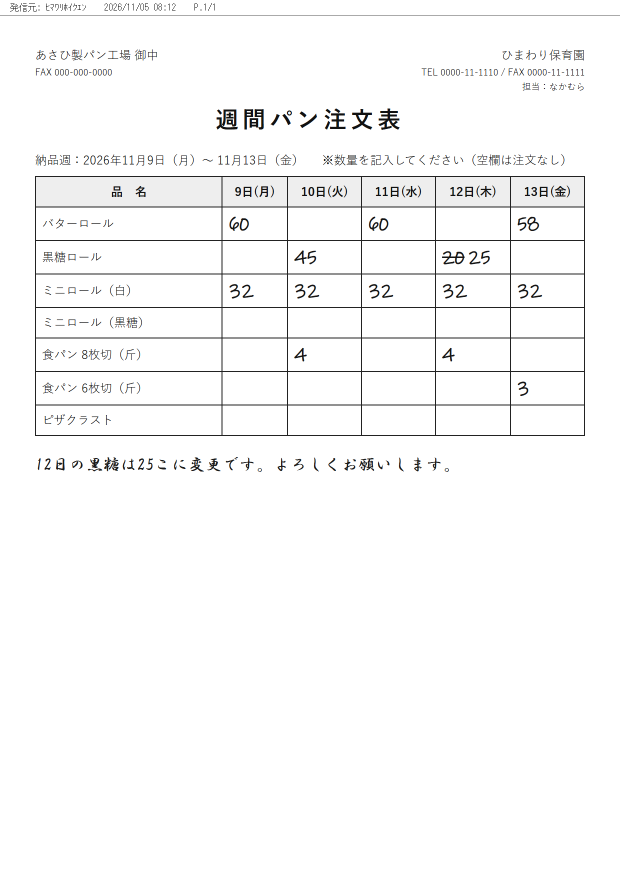
#> input picture scripts/fax-samples/fax1.png, 1240 x 1754 px (shown at 1/2 size); its folder holds 4 pictures in this run
$ python faxify.py
#> lines starting #> are read from the running program, lines starting #| are printed output that depends on the picture; after the words box and inside, x2 and y2 are one past the last pixel; in counts of white or black regions, pixels touching at a corner belong together
"""架空の注文書PNGを「FAXで届いたPDF」っぽく加工する（白黒化・わずかな傾き・ノイズ・逆さま）。"""
import random, sys
from pathlib import Path
from PIL import Image, ImageFilter

random.seed(7)
src = Path(__file__).parent / "fax-samples"
out = Path(__file__).parent.parent / "public" / "samples"
out.mkdir(parents=True, exist_ok=True)

def faxify(name, angle=0.0, flip=False):
#> called with name = 'fax1', angle = 0.6, flip = False
    im = Image.open(src / f"{name}.png").convert("L")
    w, h = im.size
#> w = 1240; h = 1754
    im = im.resize((int(w * 1.3), int(h * 1.3)), Image.LANCZOS)  # FAXの標準〜ファイン程度の解像度
#> im: PIL image 1612x2280 L
    im = im.rotate(angle, resample=Image.BICUBIC, expand=False, fillcolor=255)
    im = im.filter(ImageFilter.GaussianBlur(0.4))
    px = im.load()
    W, H = im.size
#> W = 1612; H = 2280
    for _ in range(W * H // 4000):  # ゴミ点
        x, y = random.randrange(W), random.randrange(H)
        px[x, y] = 0
    im = im.point(lambda v: 0 if v < 175 else 255).convert("L")  # 白黒2値（PDFはグレースケールで保存）
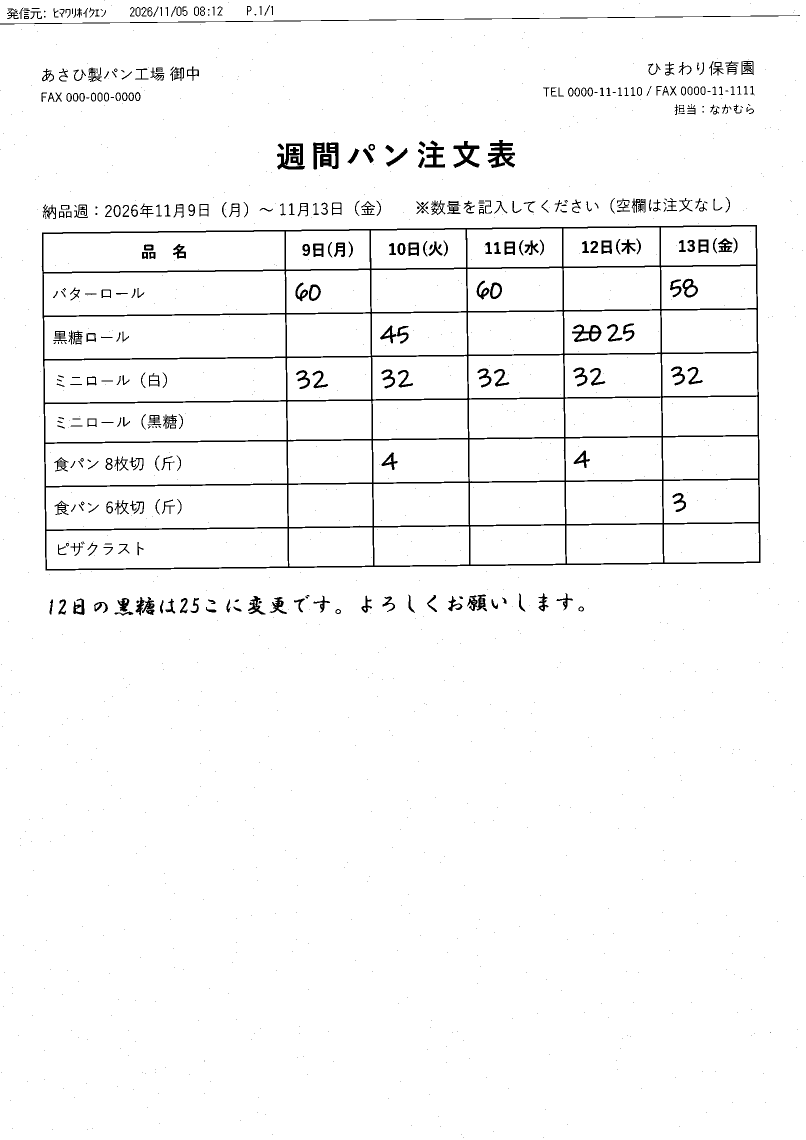
#> im: PIL image 1612x2280 L (shown at 1/2 size); 97% white; 1285 black regions (917 under 20 px), largest, box (x1, y1, x2, y2) and area: (83, 450, 1521, 1141) 51595, (0, 30, 1600, 49) 2513, (554, 287, 610, 339) 1619
    if flip:
        im = im.rotate(180)
    im.save(out / f"{name}.pdf", "PDF", resolution=200)
    print("wrote", out / f"{name}.pdf", im.size)
#| wrote public/samples/fax1.pdf (1612, 2280)

faxify("fax1", angle=0.6)
faxify("fax2", angle=-0.8, flip=True)
#> call 2 of faxify, with name = 'fax2', angle = -0.8, flip = True
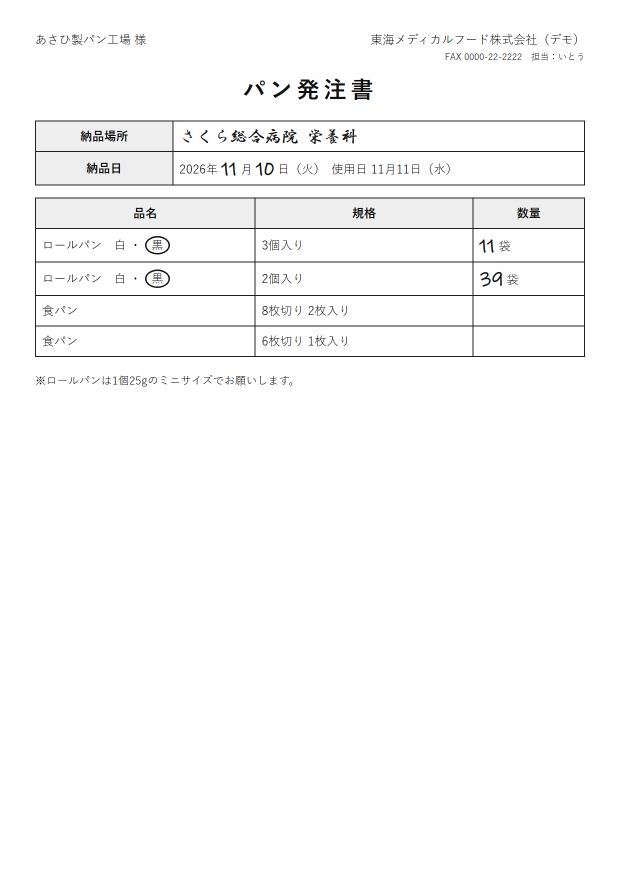
#> input picture scripts/fax-samples/fax2.png, 1240 x 1754 px (shown at 1/2 size)
#> in faxify (call 2), `im = im.rotate(angle, resample=Image.BICUBIC, expand=False, fillcolor=..`:
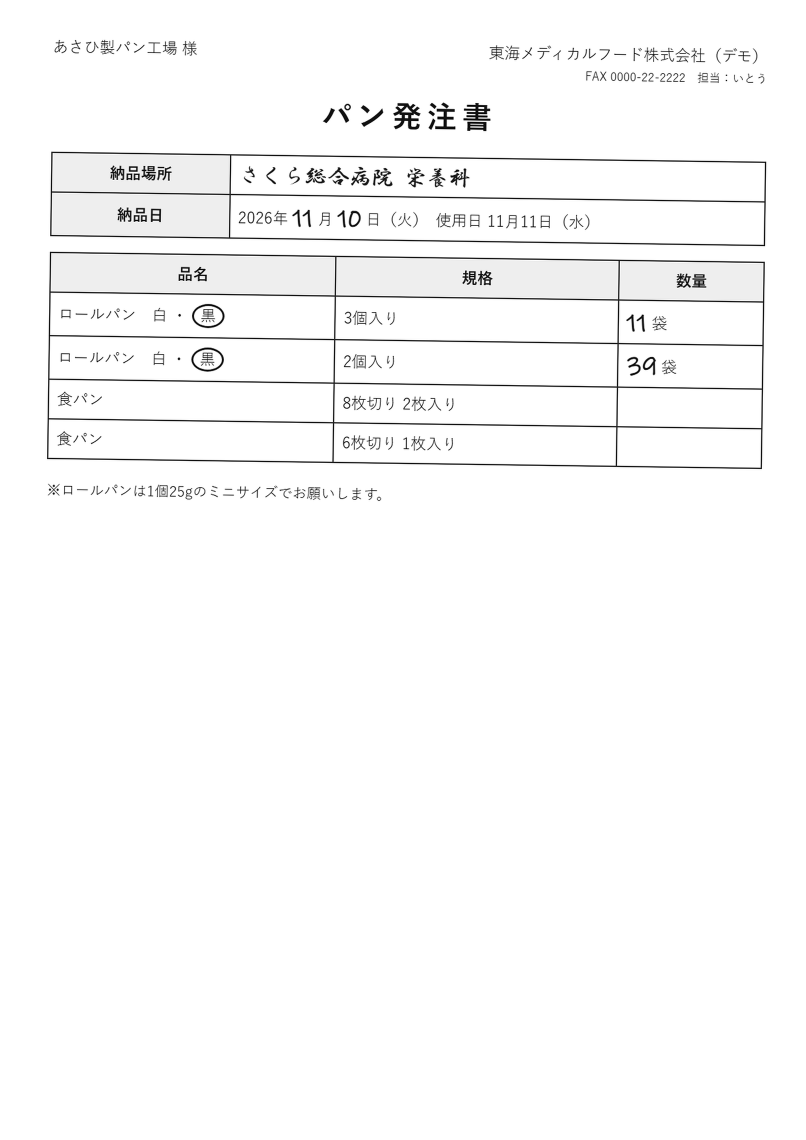
#> im: PIL image 1612x2280 L (shown at 1/2 size); min 0, max 255, mean 249.6
#> in faxify (call 2), `im = im.point(lambda v: 0 if v < 175 else 255).convert("L")`:
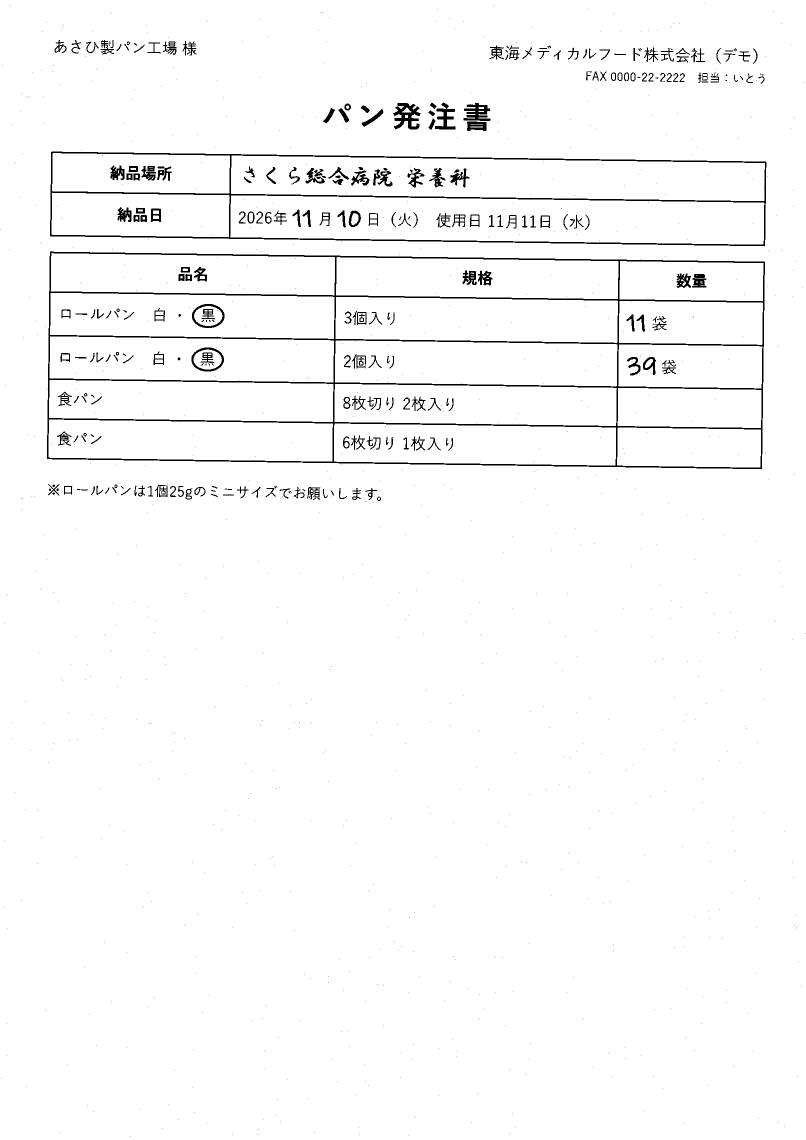
#> im: PIL image 1612x2280 L (shown at 1/2 size); 97.7% white; 1168 black regions (910 under 20 px), largest, box (x1, y1, x2, y2) and area: (94, 503, 1530, 938) 30177, (100, 303, 1533, 493) 14178, (786, 206, 841, 259) 1551
#> in faxify (call 2), `im = im.rotate(180)`:
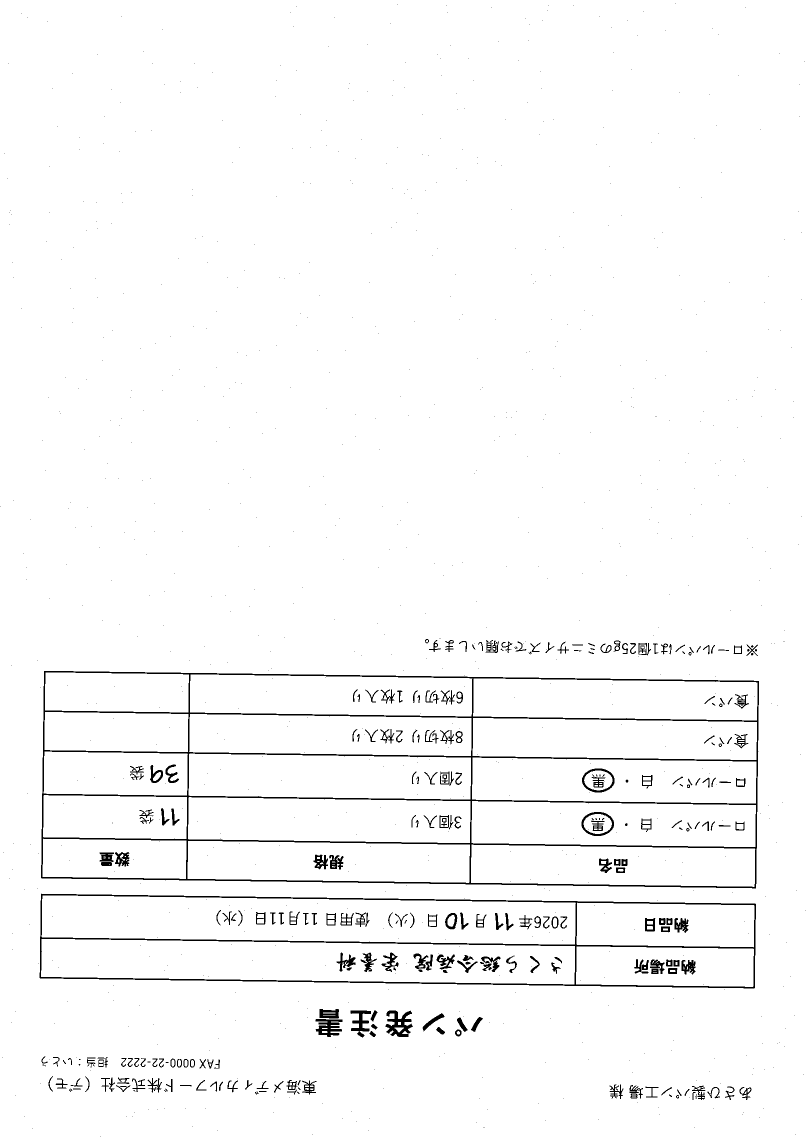
#> im: PIL image 1612x2280 L (shown at 1/2 size); 97.7% white; 1168 black regions (910 under 20 px), largest, box (x1, y1, x2, y2) and area: (82, 1342, 1518, 1777) 30177, (79, 1787, 1512, 1977) 14178, (771, 2021, 826, 2074) 1551
#| wrote public/samples/fax2.pdf (1612, 2280)
faxify("fax3", angle=0.4)
#> (the run stopped early here; a loop or call above may not have finished)
